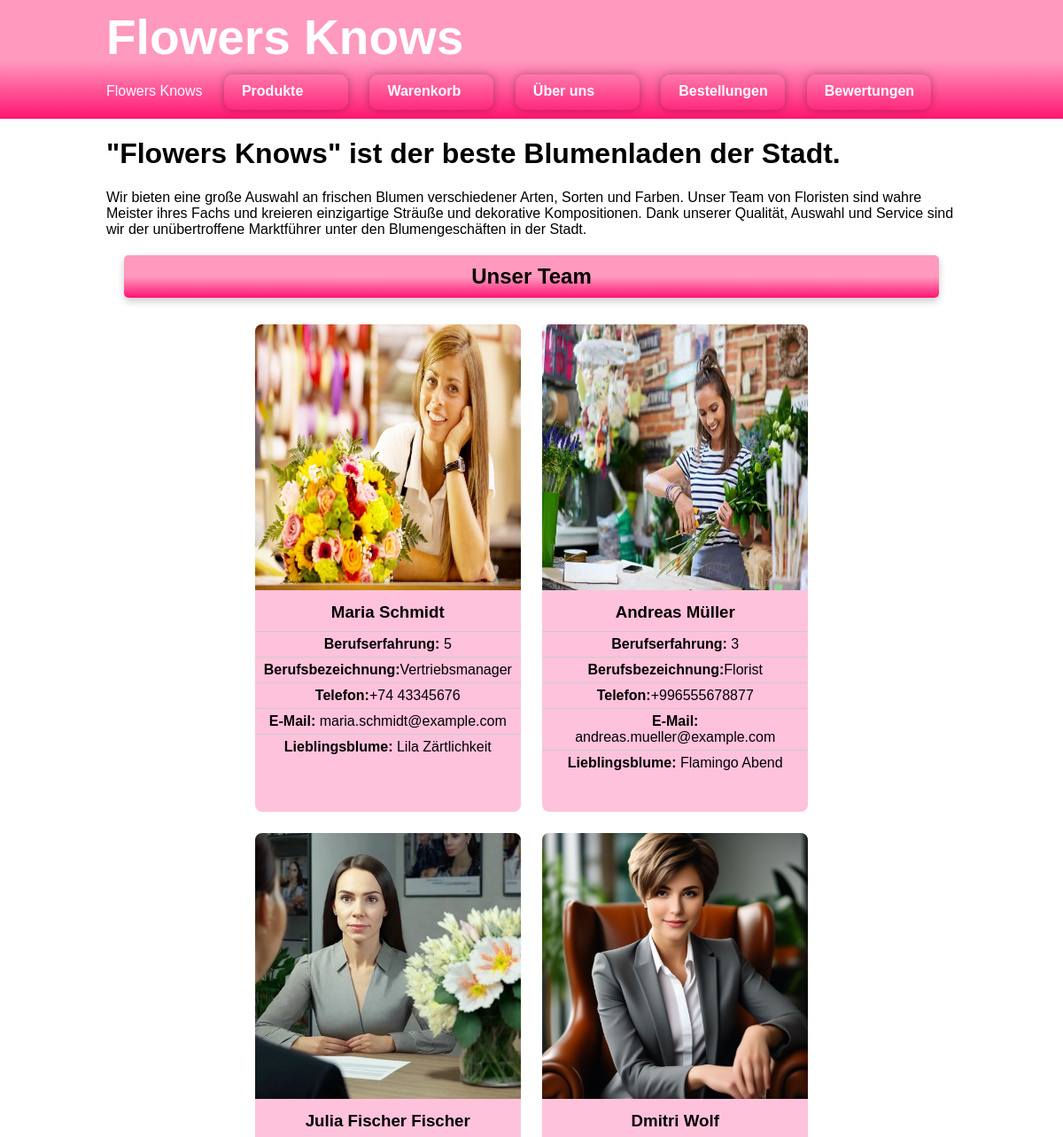
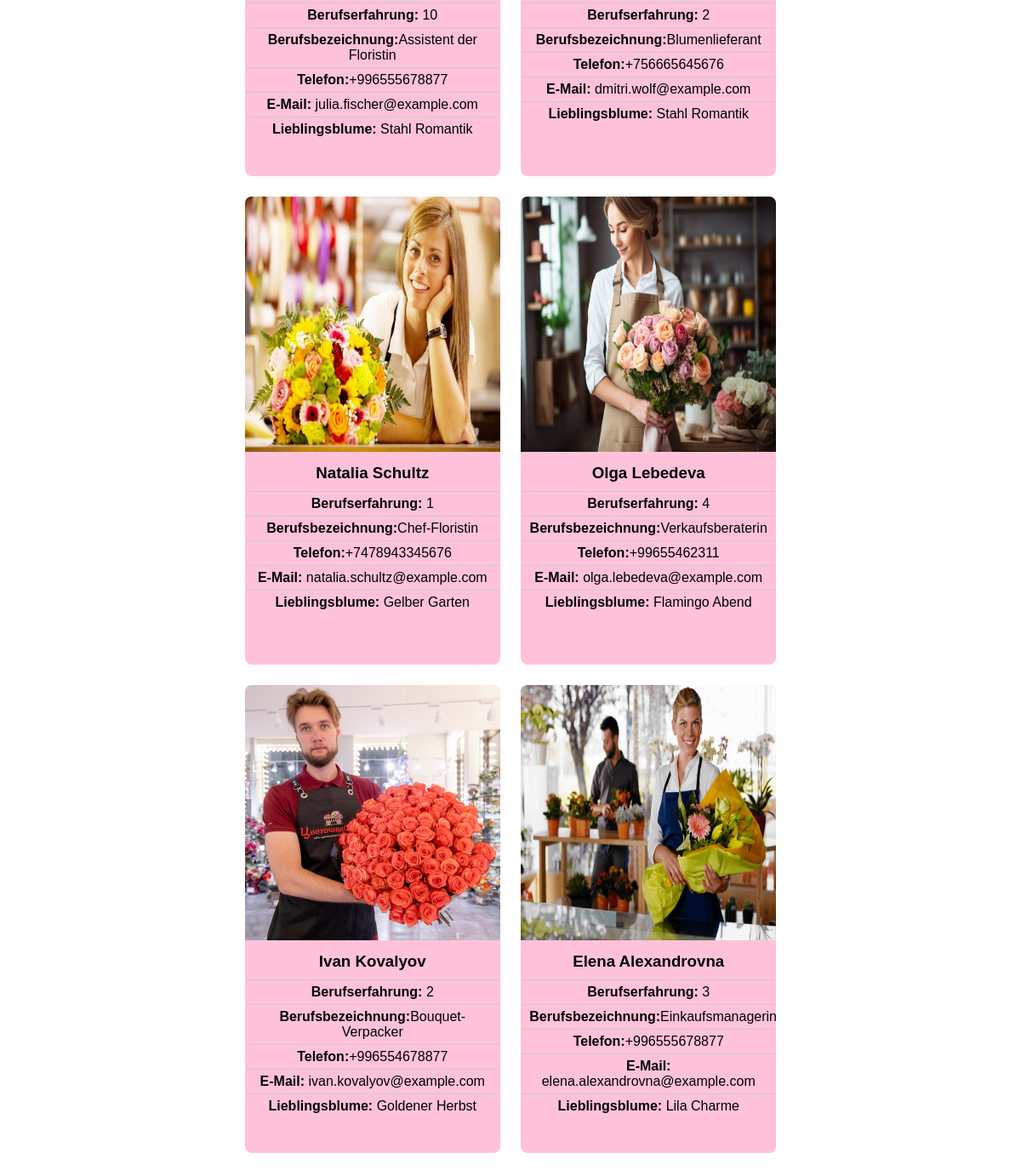
Screenshot of /aboutus/ with the database file from the repository (2 pictures, top to bottom).
### wineshop/models.py (models this page shows, shortened)
class Сотрудники(models.Model):
    имя = models.CharField(max_length=50)
    фамилия = models.CharField(max_length=50)
    стаж_работы = models.PositiveIntegerField()
    должность = models.CharField(max_length=100)
    телефон = models.CharField(max_length=15)
    почта = models.EmailField()
    место_жительства = models.CharField(max_length=100)
    любимое_вино = models.ForeignKey('Товары', on_delete=models.SET_NULL, null=True, blank=True)

class ImageDev(models.Model):
    сотрудник = models.OneToOneField(Сотрудники, on_delete=models.CASCADE)
    image = models.ImageField(upload_to='employee_images/')

class Товары(models.Model):
    title = models.CharField(max_length=100)
    description = models.TextField()
    image = models.ImageField(upload_to='')
    country = models.CharField(max_length=50)
    region = models.CharField(max_length=50)
    supplier_company = models.CharField(max_length=100)
    stock_quantity = models.PositiveIntegerField()
    price = models.DecimalField(max_digits=10, decimal_places=2)
    harvest_year = models.PositiveIntegerField()
    color = models.CharField(max_length=50)
    variety = models.CharField(max_length=50)
    taste = models.CharField(max_length=50)
    classification = models.CharField(max_length=50)
    def __str__(self):
        return self.title

### wineshop/views.py (the view)
# urls.py: path('aboutus/', views.сотрудники, name='сотрудники'),
def сотрудники(request):
    сотрудники = models.Сотрудники.objects.all()
    image = models.ImageDev.objects.all()
    клиенты = models.Клиенты.objects.all()
    context = {'сотрудники': сотрудники, 'image': image, 'клиенты': клиенты}
    return render(request, 'aboutus.html',context )

### templates/aboutus.html (shortened to what this page needs)
<!DOCTYPE html>
{% load static %}
<html lang="en">
	<head>
		<link href="{% static 'style/style.css' %}" rel="stylesheet" type="text/css" media="all ">
	</head>
	<body>
    <header class="red-header">
        <div class="container">
            <h1>Flowers Knows</h1>
            <nav>
                <ul>
                     <li><a  href="/">Flowers Knows</a></li>
                    <li><a class="normal"href="../tovary/">Produkte</a></li>
                    <li><a class="normal"  href="../корзина/">Warenkorb</a></li>
                    <li><a class="normal" href=".aboutus/">Über uns</a></li>
                    <li><a class="normal" href=  "../все_заказы/">Bestellungen</a></li>
                     <li><a  class="normal" href= "../review/">Bewertungen</a></li>
                </ul>
            </nav>
        </div>
    </header>
    <div class="container">
        <div class="text_holder">
         <h1> "Flowers Knows" ist der beste Blumenladen der Stadt. </h1>
        <p>Wir bieten eine große Auswahl an frischen Blumen verschiedener Arten, Sorten und Farben.
            Unser Team von Floristen sind wahre Meister ihres Fachs und kreieren
            einzigartige Sträuße und dekorative Kompositionen. Dank unserer Qualität,
            Auswahl und Service sind wir der unübertroffene Marktführer unter den Blumengeschäften in der Stadt.</p>
    </div>
    </div>
    <div class="container">
        <section class="team">
            <h2 style="background: linear-gradient(0deg, #ff1472 0%, #ff99bd 49%);  box-shadow: 0 4px 8px rgba(0, 0, 0, 0.2);
        color: white; padding: 10px 20px; text-align: center;
         border-radius: 5px;  color: black;">Unser Team</h2>
                {% for сотрудник in сотрудники %}
        <div class="employee-card">
            {% with image=сотрудник.imagedev %}
                {% if image %}
                    <div class="image-card">
                        <img src="{{ image.image.url }}" alt="">
                    </div>
                {% endif %}
            {% endwith %}
            <h3>{{ сотрудник.имя }} {{ сотрудник.фамилия }}</h3>
            <ul>
                <li><strong>Berufserfahrung:</strong> {{ сотрудник.стаж_работы }}</li>
                <li><strong>Berufsbezeichnung:</strong>{{ сотрудник.должность }}</li>
                <li><strong>Telefon:</strong>{{ сотрудник.телефон }}</li>
                <li><strong>E-Mail:</strong> {{ сотрудник.почта }}</li>
                <li><strong>Lieblingsblume:</strong> {{ сотрудник.любимое_вино }}</li>
            </ul>
        </div>
    {% endfor %}
        </section>
    </div>
</body>
</html>

### static/style/style.css (style rules this page uses)
body { margin: 0; padding: 0; font-family: 'Arial', sans-serif; background-image: url('https://kartinki.pics/uploads/posts/2022-12/1670054805_1-kartinkin-net-p-belii-fon-s-tsvetami-po-krayam-instagram-1.jpg'); background-size: cover; background-attachment: fixed; background-repeat: no-repeat; }
.container { width: 80%; margin: 0 auto; }
header { display: flex; justify-content: space-between; align-items: center; background: linear-gradient(0deg, #ff1472 0%, #ff99bd 49%); color: #fff; padding: 10px 0; }
header h1 { font-size: 55px; margin: 0; }
nav ul { list-style: none; text-decoration: none; color: #fff; margin: 0; padding: 0; }
nav ul li { margin-top: 10px; display: inline-block; margin-right: 20px; }
nav ul li a { text-decoration: none; color: #fff; }
.normal { text-decoration: none; padding: 10px 20px; display: inline-block; height: 20px; width: 100px; color: #ffffff; font-size: 16px; font-weight: bold; cursor: pointer; border-radius: 10px; box-shadow: 0 0 10px rgba(0, 0, 0, 0.3); background-size: 400% 400%; }
.team { text-align: center; margin: 20px; }
.employee-card { background-color: #33100f border: 1px solid #ccc; border-radius: 8px; overflow: hidden; margin: 10px; display: inline-block; width: 300px; height: 550px; background-color: #ff7aaf75; animation: myAnim 3s ease 0s 1 normal forwards; }
.employee-card ul { list-style: none; padding: 0; margin: 0; }
.employee-card ul li { padding: 5px 10px; border-top: 1px solid #ccc; }
.employee-card img { width: 300px; height: 300px; }
.employee-card h3, .employee-card p { padding: 10px; margin: 0; }

### rows the page displays
Сотрудники: image (picture), имя "Maria", фамилия "Schmidt", стаж_работы "5", должность "Vertriebsmanager", телефон "+74 43345676", почта "maria.schmidt@example.com", любимое_вино.title "Lila Zärtlichkeit"
Сотрудники: image (picture), имя "Andreas", фамилия "Müller", стаж_работы "3", должность "Florist", телефон "+996555678877", почта "andreas.mueller@example.com", любимое_вино.title "Flamingo Abend"
Сотрудники: image (picture), имя "Julia Fischer", фамилия "Fischer", стаж_работы "10", должность "Assistent der Floristin", телефон "+996555678877", почта "julia.fischer@example.com", любимое_вино.title "Stahl Romantik"
Сотрудники: image (picture), имя "Dmitri", фамилия "Wolf", стаж_работы "2", должность "Blumenlieferant", телефон "+756665645676", почта "dmitri.wolf@example.com", любимое_вино.title "Stahl Romantik"
Сотрудники: image (picture), имя "Natalia", фамилия "Schultz", стаж_работы "1", должность "Chef-Floristin", телефон "+7478943345676", почта "natalia.schultz@example.com", любимое_вино.title "Gelber Garten"
Сотрудники: image (picture), имя "Olga", фамилия "Lebedeva", стаж_работы "4", должность "Verkaufsberaterin", телефон "+99655462311", почта "olga.lebedeva@example.com", любимое_вино.title "Flamingo Abend"
Сотрудники: image (picture), имя "Ivan", фамилия "Kovalyov", стаж_работы "2", должность "Bouquet-Verpacker", телефон "+996554678877", почта "ivan.kovalyov@example.com", любимое_вино.title "Goldener Herbst"
Сотрудники: image (picture), имя "Elena", фамилия "Alexandrovna", стаж_работы "3", должность "Einkaufsmanagerin", телефон "+996555678877", почта "elena.alexandrovna@example.com", любимое_вино.title "Lila Charme"
